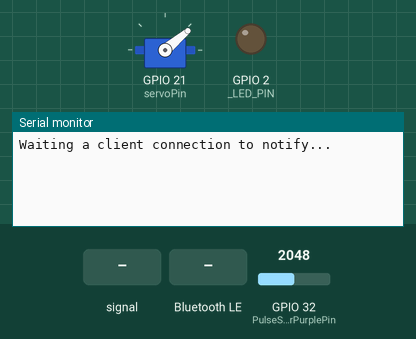
Recording of a program running on a simulated ESP32. On the bench: servo, output pins drawn as LEDs (lit = HIGH), the last lines printed to the serial monitor. The test bench sets the inputs (shaded band); at power-on: GPIO 32 (PulseSensorPurplePin) = 2048. Nothing arrives over Bluetooth unless stated; a phone connects over Bluetooth LE 3 s after start.

Above: at 1.2 s.
1.3 s: GPIO 32 (PulseSensorPurplePin) fed a 200 Hz sine of ±1023 counts around its level
At 2.6 s:
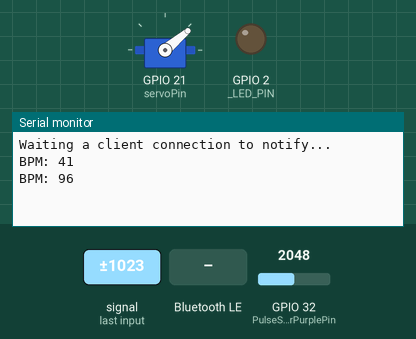
3.5 s: Bluetooth LE write "TIME:" received
At 4.4 s:
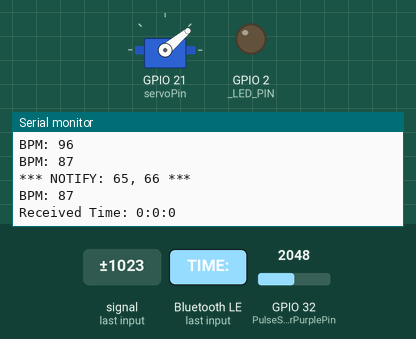
6.0 s: Bluetooth LE write "MEETING:" received
At 6.5 s:
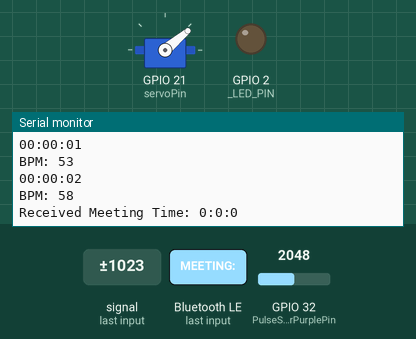
Timing chart, 0 to 9.0 s (numbered marks = the images above; inputs shaded):
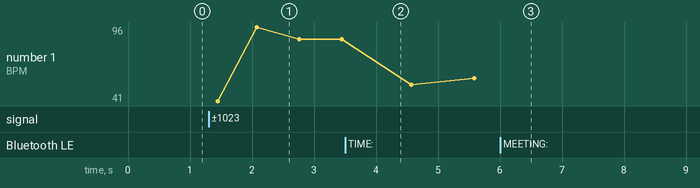

Measured:
- after the input at 1.3 s, the serial monitor: prints a new line after 0.15 s (image 1)
- after the input at 3.5 s, the serial monitor: prints a new line after 0.05 s (image 2)
- after the input at 6.0 s, the serial monitor: prints a new line after 0.05 s (image 3)
- plotted number 1: 87 → 58 after the input at 3.5 s

The program:

main.cpp
```cpp
#include <Arduino.h>
#include <BLEDevice.h>
#include <BLEServer.h>
#include <BLEUtils.h>
#include <BLE2902.h>
#include <ESP32Servo.h>

BLECharacteristic *pCharacteristic;
bool deviceConnected = false;

// グローバル変数の追加
int globalValue = 0;

// sensor PIN : VIN(5v) -> 33 -> 32
// servo PIN : 3.3V -> 19 -> 21
const int servoPin = 21;
const int PulseSensorPurplePin = 32;

// https://www.uuidgenerator.net/
#define SERVICE_UUID "199a9fa8-94f8-46bc-8228-ce67c9e807e6"
#define CHARACTERISTIC_UUID "208c149e-8266-4686-8918-981e90546c2a"

const int _LED_PIN = 2;
const String BLEName = "XIAO_ESP32BLE";

Servo myservo;

class MyServerCallbacks : public BLEServerCallbacks
{
  void onConnect(BLEServer *pServer)
  {
    deviceConnected = true;
    uint8_t data_buff[2]; // test用2byte'AB'
    data_buff[0] = 'A';
    data_buff[1] = 'B';
    Serial.printf("*** NOTIFY: %d, %d ***\n", data_buff[0], data_buff[1]);
    pCharacteristic->setValue(data_buff, 2);
  };

  void onDisconnect(BLEServer *pServer)
  {
    Serial.printf("*** disconnected. ***\n");
    deviceConnected = false;
  }
};

// 右にスイープして戻す
void moveServoRight()
{
  for (int i = 40; i < 120; i += 2)
  {
    myservo.write(i); // サーボを0度の位置に動かす
    delay(30);        // 0.5秒待つ
  }

  for (int i = 120; i > 40; i -= 2)
  {
    myservo.write(i); // サーボを0度の位置に動かす
    delay(50);        // 0.5秒待つ
  }
}

// 現在時刻を保存するためのグローバル変数
int receivedHour = 0, receivedMinute = 0, receivedSecond = 0;
bool updateReceivedTime = false;

// 予定された時刻を保存するためのグローバル変数
int scheduleHour = 0, scheduleMinute = 0, scheduleSecond = 0;
bool updateReceivedSchedule = false;

int minutesBeforeAction = 5; // ここで5, 15, 30など何分前に起動させるのか設定

// 現在時刻を受け付けるためのコールバック
// および予約時間を受け付けるための変数を追加
class MyCharacteristicCallbacks : public BLECharacteristicCallbacks
{
  void onWrite(BLECharacteristic *pCharacteristic)
  {
    std::string value = pCharacteristic->getValue();

    if (value.length() > 0)
    {
      // コマンドの場合の処理
      if (value.substr(0, 4) == "CMD:")
      {
        char cmd = value[4]; // 5番目の文字を取得
        if (cmd == 'A')
        {
          // ここでグローバル変数に書き込めばそのモードに変更可能
          digitalWrite(_LED_PIN, HIGH);

          Serial.println("Received Command: A");
        }
        else if (cmd == 'B')
        {
          moveServoRight();
          globalValue += 1;
          digitalWrite(_LED_PIN, LOW);
          Serial.println("Received Command: B");
        }
        // 他のコマンドも同様に追加
      }
      // 時刻の場合の処理
      else if (value.substr(0, 5) == "TIME:")
      {
        sscanf(value.substr(5).c_str(), "%02d:%02d:%02d", &receivedHour, &receivedMinute, &receivedSecond);
        updateReceivedTime = true;
        Serial.println("Received Time: " + String(receivedHour) + ":" + String(receivedMinute) + ":" + String(receivedSecond));
      }
      // 他のデータ形式に対する処理も追加可能
      if (value.substr(0, 8) == "MEETING:")
      {
        sscanf(value.substr(8).c_str(), "%02d:%02d:%02d", &scheduleHour, &scheduleMinute, &scheduleSecond);
        updateReceivedSchedule = true;
        Serial.println("Received Meeting Time: " + String(scheduleHour) + ":" + String(scheduleMinute) + ":" + String(scheduleSecond));
      }
      // 遠隔のデータ（スライダ）が送信されていたら
      if (value.rfind("SLIDER:", 0) == 0)
      {                                               // valueが"SLIDER:"で始まるかチェック
        int sliderValue = std::stoi(value.substr(7)); // スライダーの値を取得（プレフィックスの後）
        // moveServoToPosition(sliderValue); // ここでサーボモータを動かすなどの処理を行う
        myservo.write(sliderValue);
        Serial.println("Received Slider Value: " + String(sliderValue));
      }

      // 間隔のデータを送信する：
      if (value.rfind("INTERVAL:", 0) == 0)
      {
        int interval = std::stoi(value.substr(9)); // "INTERVAL:" の後の文字列を整数に変換
        // intervalの値を使って何かの処理を行う
        minutesBeforeAction = interval;
        Serial.println("Received Interval: " + String(interval));
      }
    }
  }
};

// 　取得した時間をプリントするような処理
void timePrint()
{
  if (updateReceivedTime)
  {
    delay(1000); // 1秒待機

    // 秒を更新
    receivedSecond++;
    if (receivedSecond >= 60)
    {
      receivedSecond = 0;
      receivedMinute++;
      if (receivedMinute >= 60)
      {
        receivedMinute = 0;
        receivedHour++;
        if (receivedHour >= 24)
        {
          receivedHour = 0;
        }
      }
    }

    // 更新された時刻をシリアルに出力
    Serial.printf("%02d:%02d:%02d\n", receivedHour, receivedMinute, receivedSecond);
  }
}

// Lチカ
void blinkLed()
{
  for (int i = 0; i < 10; i++)
  {
    digitalWrite(_LED_PIN, HIGH);
    delay(150);
    digitalWrite(_LED_PIN, LOW);
    delay(150);
  }
}

// 　予定時刻と現在の時刻が一致したらLちかさせる関数
// void checkTime()
// {
//   if (updateReceivedTime && updateReceivedSchedule)
//   {
//     if (receivedHour == scheduleHour && receivedMinute == scheduleMinute && receivedSecond == scheduleSecond)
//     {
//       // LEDを点灯させる関数
//       blinkLed();
//     }
//   }
// }


void checkTime()
{
  if (updateReceivedTime && updateReceivedSchedule)
  {
    // 現在時刻と予定時刻の差分を計算（分単位）
    int currentMinutes = receivedHour * 60 + receivedMinute;
    int scheduleMinutes = scheduleHour * 60 + scheduleMinute;
    int diffMinutes = scheduleMinutes - currentMinutes;

    // 予定時刻の何分前にアクションを実行するかをチェック
    if (diffMinutes == minutesBeforeAction)
    {
      // アクションを実行
      blinkLed();
    }
    else if (diffMinutes < 0)
    {
      // 予定時刻を過ぎている場合は、フラグをリセット
      updateReceivedTime = false;
      updateReceivedSchedule = false;
    }
  }
}

// 心拍センサーデータの処理のための変数
float lpfHeart = 0;                // ローパスフィルタの出力
float hpfHeart = 0;                // ハイパスフィルタの出力
float previousBpfHeart = 0;        // 前のバンドパスフィルタの出力
float bpfHeart = 0;                // バンドパスフィルタの出力
const float filterAlpha = 0.8;     // フィルタのアルファ（LPF用）
const float filterAlphaBand = 0.2; // フィルタのアルファ（BPF用）

// センサデータを読み取り、バンドパスフィルタを適用する関数
float applyBandPassFilter(int sensorValue)
{
  // DC成分をカットするためのローパスフィルタ
  lpfHeart = filterAlpha * lpfHeart + (1.0 - filterAlpha) * sensorValue;

  // 高周波ノイズをカットするためのハイパスフィルタ
  hpfHeart = sensorValue - lpfHeart;

  // バンドパスフィルタの適用
  bpfHeart = filterAlphaBand * previousBpfHeart + (1.0 - filterAlphaBand) * hpfHeart;

  previousBpfHeart = bpfHeart; // 次の計算のために現在のフィルタ出力を保存

  return bpfHeart;
}

// BPM値をBLEキャラクタリスティックにセットして通知する関数
void notifyBPM(int bpmValue)
{
  if (deviceConnected)
  {
    // BPM値を文字列に変換
    char bpmStr[10];
    sprintf(bpmStr, "%d", bpmValue);

    // BPM値をBLEキャラクタリスティックにセット
    pCharacteristic->setValue((uint8_t *)bpmStr, strlen(bpmStr));

    // 通知を送信
    pCharacteristic->notify();
  }
}

// BPMを計算するための変数
volatile unsigned long lastBeatTime = 0; // 最後のビートが検出された時間
const int threshold = 300;               // バンドパスフィルタ後の値の閾値

// バンドパスフィルタ後の値からBPMを計算する関数
void calculateBPM()
{
  // バンドパスフィルタを適用した値を取得
  int sensorValue = analogRead(PulseSensorPurplePin);
  float filteredValue = applyBandPassFilter(sensorValue);

  // BPMの計算と通知
  if (filteredValue > threshold && (millis() - lastBeatTime) > 250)
  {                                              // ビート検出条件
    int bpm = 60000 / (millis() - lastBeatTime); // BPM計算
    lastBeatTime = millis();                     // 最後のビート時間を更新

    // BPM値をBLE経由で通知（関数は既に定義されていると仮定）
    notifyBPM(bpm);

    // シリアルポートにフィルタリングされた値とBPMを出力

    Serial.print("BPM: ");
    Serial.println(bpm);
  }
  // Serial.print("Filtered Sensor Value: ");
  // Serial.println(filteredValue);
}

void setup()
{
  Serial.begin(9600);

  // Create the BLE Device
  BLEDevice::init(BLEName.c_str());

  // Create the BLE Server
  BLEServer *pServer = BLEDevice::createServer();

  pServer->setCallbacks(new MyServerCallbacks());

  // Create the BLE Service
  BLEService *pService = pServer->createService(SERVICE_UUID);

  // Create a BLE Characteristic
  pCharacteristic = pService->createCharacteristic(
      CHARACTERISTIC_UUID,
      BLECharacteristic::PROPERTY_READ |
          BLECharacteristic::PROPERTY_WRITE |
          BLECharacteristic::PROPERTY_NOTIFY |
          BLECharacteristic::PROPERTY_INDICATE);

  // ここでコールバックをセットします
  pCharacteristic->setCallbacks(new MyCharacteristicCallbacks());

  // Create a BLE Descriptor
  pCharacteristic->addDescriptor(new BLE2902());

  // Start the service
  pService->start();

  // Start advertising
  pServer->getAdvertising()->start();
  Serial.println("Waiting a client connection to notify...");

  pinMode(_LED_PIN, OUTPUT);

  myservo.attach(servoPin);
  myservo.write(40);

  pinMode(PulseSensorPurplePin, INPUT);
}

void loop()
{
  // BLEと一度接続された後にその時刻を継続的に吐き出す処理
  timePrint();

  checkTime();

  calculateBPM();

  delay(20);
}
```
